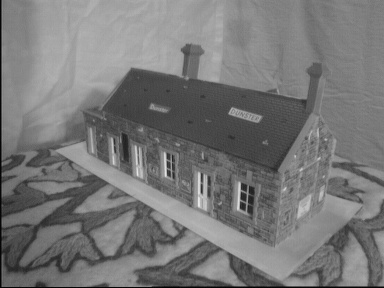
#> input picture PA3/house1.jpg, 384 x 288 px, given in place of lenna.png, which was not available
$ python A1_edge_detection.py
#> lines starting #> are read from the running program, lines starting #| are printed output that depends on the picture; pictures that were not available may be replaced by others from this repository, and a replacement may not be noted
### PA1/utils.py
import numpy as np
import math
import cv2

def normalize(img):
    return img/255

def denormalize(img):
    return img*255

def nearest_pad(img, pad_H, pad_W):
    # assert pad_H >= 0 and pad_W >= 0, "Negative values for padding height or padding width occured"
    """
    img shape : (H,W)
    kernel shape : (kernel_H, kernel_W)
    pad_H = kernel_H -1 (even number)
    pad_W = kernel_W -1 (even number)
    output shape : (H+pad_H, W+pad_W)
    """
    H,W = img.shape

    if pad_H == 0 and pad_W != 0:
        left = np.tile(img[:,0].reshape(-1,1), pad_W//2)
        right = np.tile(img[:,-1].reshape(-1,1), pad_W//2)
        ## concatenate => automatically copy inputs
        dest = np.concatenate((left, img, right), axis=1)

    elif pad_H != 0 and pad_W == 0:
        top = np.tile(img[0,:].reshape(1,-1), pad_H//2).reshape(pad_H//2,-1)
        bottom = np.tile(img[-1,:].reshape(1,-1), pad_H//2).reshape(pad_H//2,-1)
        dest = np.concatenate((top, img, bottom), axis=0)

    elif pad_H != 0 and pad_W != 0:
        left = np.tile(img[:,0].reshape(-1,1), pad_W//2)
        right = np.tile(img[:,-1].reshape(-1,1), pad_W//2)
        h_padded = np.concatenate((left, img, right), axis=1)

        top = np.tile(h_padded[0,:].reshape(1,-1), pad_H//2).reshape(pad_H//2,-1)
        bottom = np.tile(h_padded[-1,:].reshape(1,-1), pad_H//2).reshape(pad_H//2,-1)
        dest = np.concatenate((top, h_padded, bottom), axis=0)

    else:
        dest = img.copy()

    return dest

def gaussian(x, sigma):
    first_term = 1/(sigma * np.sqrt(2 * np.pi))
    second_term = np.power(np.e, -(x**2)/(2*(sigma**2)))

    return first_term * second_term

def quantize(dir):
    R,C = dir.shape
    quantized_dir = np.zeros_like(dir, dtype=int)
    bins = [i*45 for i in range(9)]
    bins[8] = 0
    for r in range(R):
        for c in range(C):
            quantized_dir[r][c] = bins[int((dir[r][c]+22.5)//45)]

    return quantized_dir

# [23 lines left out: functions bins_green, bins_green_circle, not called in this run]

### PA1/A1_image_filtering.py
import cv2
import numpy as np
import math
import time
import os
from utils import *


# [20 lines left out: function cross_correlation_1d, not called in this run]

def cross_correlation_2d(img, kernel):
    kernel_H, kernel_W = kernel.shape
    ## src: nearest-padded image
    padded = nearest_pad(img, pad_H=kernel_H-1, pad_W=kernel_W-1)
    dest = img.copy()
    H,W = dest.shape

    for r in range(H):
        for c in range(W):
            dest[r][c] = np.sum(kernel*padded[r:r+kernel_H, c:c+kernel_W])
            # dest[r][c] = np.sum(np.multiply(kernel,padded[r:r+kernel_H, c:c+kernel_W]))

    return dest


def get_gaussian_filter_1d(size, sigma):
    # assert size%2 == 1, "Size of filter should be an odd number"

    L = size//2
    kernel = np.array([gaussian(i,sigma) for i in range(-L,L+1)])
    ## normalize
    kernel /= np.sum(kernel)

    return kernel

def get_gaussian_filter_2d(size, sigma):
    # assert size % 2 == 1, "Size of filter should be an odd number"

    kernel_1d = get_gaussian_filter_1d(size,sigma).reshape(1,-1)
    kernel_2d = np.matmul(kernel_1d.T, kernel_1d)
    ## normalize
    kernel_2d /= np.sum(kernel_2d)

    return kernel_2d


# [85 lines that do not run on import are left out]

### PA1/A1_edge_detection.py
import cv2
import math
import time
import os
from utils import *
from A1_image_filtering import get_gaussian_filter_2d, cross_correlation_2d
import numpy as np
from numpy import arctan2,pi,sqrt,square,where


def compute_image_gradient(img):
    start_time = time.time()

    sobel_filter_x = np.array([
        [1, 0, -1],
        [2, 0, -2],
        [1, 0, -1]
    ])
    sobel_filter_y = sobel_filter_x.T.copy()

    dx = cross_correlation_2d(img, sobel_filter_x)
    dy = cross_correlation_2d(img,sobel_filter_y)

    mag = sqrt(square(dx) + square(dy))
    dir = arctan2(-dy,dx) * (180/pi)
    dir[where(dir<0)] += 180

    print(f"\t\tGradient Computing Time:\t{time.time()-start_time}")

    return mag, dir

def non_maximum_suppression_dir(mag,dir):
    start_time = time.time()
    R,C = mag.shape
    suppressed_mag = mag.copy()
    d_r = [0,-1,-1,-1]
    d_c = [1,1,0,-1]

    ##quantize
    ## dir-dtype : float | quantized_dir-dtype : int
    quantized_dir = quantize(dir)

    for r in range(R):
        for c in range(C):
            idx = (quantized_dir[r][c] // 45) % 4
            n_r = r + d_r[idx]
            n_c = c + d_c[idx]
            if (0 <= n_r < R) and (0 <= n_c < C):
                if mag[r][c] < mag[n_r][n_c]:
                    suppressed_mag[r][c] = 0.0

            n_r = r - d_r[idx]
            n_c = c - d_c[idx]
            if (0 <= n_r < R) and (0 <= n_c < C):
                if mag[r][c] < mag[n_r][n_c]:
                    suppressed_mag[r][c] = 0.0


    print(f"\t\tNMS Time:\t{time.time() - start_time}")

    return suppressed_mag


if __name__ == "__main__":
    names = ["lenna", "shapes"]
    dirs = ["./A1_Images/lenna.png", "./A1_Images/shapes.png"]
    imgs = [normalize(cv2.imread(dir, cv2.IMREAD_GRAYSCALE)) for dir in dirs]
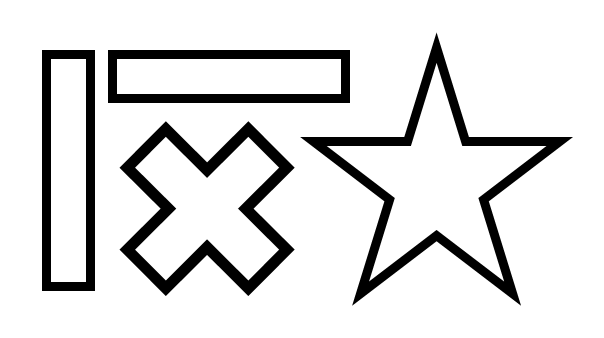
#> input picture PA1/A1_Images/shapes.png, 604 x 338 px
#> imgs = 2 items
    magnitudes = imgs.copy()
#> magnitudes = 2 items
    dirs = imgs.copy()
#> dirs = 2 items

    if not os.path.exists("result"):
        os.makedirs("result")

    print("2-1")
    print("\tFirst apply gaussian filter (7,1.5) to images\n")
    for i in range(len(imgs)):
        gaussian_filter = get_gaussian_filter_2d(size=7, sigma=1.5)
        imgs[i] = cross_correlation_2d(imgs[i], gaussian_filter)
#> this loop made 2 passes
#> (kernel_H in cross_correlation_2d, kernel_W in cross_correlation_2d) on passes 1 to 2: (7, 7), (7, 7)
#> pass 1, in nearest_pad, `dest = np.concatenate((top, h_padded, bottom), axis=0)`:
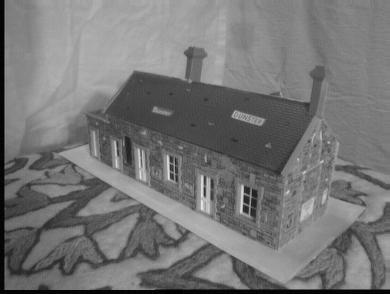
#> dest: shape (294, 390) float64; min 0, max 0.91, mean 0.461
        # cv2.imshow(f"part_2_gaussian_filtered_{names[i]}", imgs[i])
        # cv2.waitKey(0)
        # cv2.destroyAllWindows()

    print("2-2")
    for i in range(len(imgs)):
        print(f"\t<{names[i]}>")
        magnitudes[i], dirs[i] = compute_image_gradient(imgs[i])
        cv2.imwrite(f"./result/part_2_edge_raw_{names[i]}.png", denormalize(magnitudes[i]))
        cv2.imshow(f"part_2_edge_raw_{names[i]}", magnitudes[i])
        cv2.waitKey(0)
        cv2.destroyAllWindows()
#> this loop made 2 passes
#> (sobel_filter_x in compute_image_gradient, sobel_filter_y in compute_image_gradient) on passes 1 to 2: ([[1, 0, -1], [2, 0, -2], [1, 0, -1]], [[1, 2, 1], [0, 0, 0], [-1, -2, -1]]), ([[1, 0, -1], [2, 0, -2], [1, 0, -1]], [[1, 2, 1], [0, 0, 0], [-1, -2, -1]])
#| 	<lenna>
#| 	<shapes>
#> pass 1, in compute_image_gradient, `dx = cross_correlation_2d(img, sobel_filter_x)`:
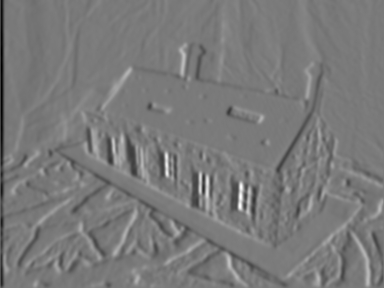
#> dx: shape (288, 384) float64; min -1.03, max 1.11, mean -0.00734; drawn with min black and max white

    print()
    print("2-3")
    for i in range(len(imgs)):
        print(f"\t<{names[i]}>")
        suppressed_magnitude = non_maximum_suppression_dir(magnitudes[i], dirs[i])
        cv2.imwrite(f"./result/part_2_edge_sup_{names[i]}.png", denormalize(suppressed_magnitude))
        cv2.imshow(f"part_2_edge_sup_{names[i]}", suppressed_magnitude)
        cv2.waitKey(0)
        cv2.destroyAllWindows()
#> this loop made 2 passes
#> (d_r in non_maximum_suppression_dir, d_c in non_maximum_suppression_dir) on passes 1 to 2: ([0, -1, -1, -1], [1, 1, 0, -1]), ([0, -1, -1, -1], [1, 1, 0, -1])
#| 	<lenna>
#| 	<shapes>
#> pass 1, in non_maximum_suppression_dir, `suppressed_mag = mag.copy()`:
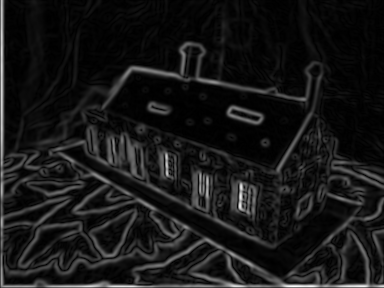
#> suppressed_mag: shape (288, 384) float64; min 1.48e-05, max 1.2, mean 0.111; drawn with min black and max white
#> pass 1, in non_maximum_suppression_dir, `quantized_dir = quantize(dir)`:
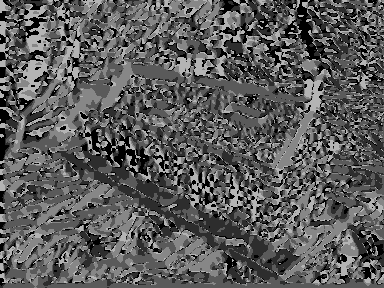
#> quantized_dir: shape (288, 384) int64; min 0, max 180, mean 90.8
#> pass 1, `suppressed_magnitude = non_maximum_suppression_dir(magnitudes[i], dirs..`:
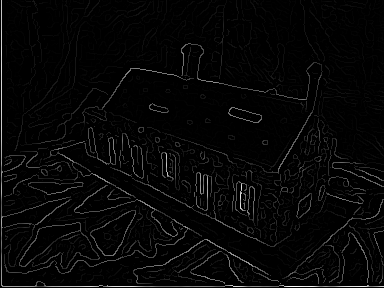
#> suppressed_magnitude: shape (288, 384) float64; min 0, max 1.2, mean 0.0327; drawn with min black and max white
#> after the loop:
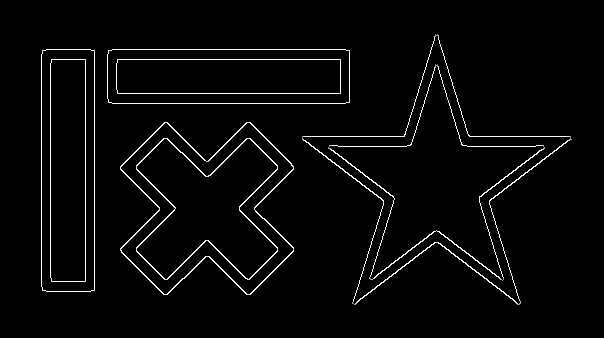
#> suppressed_magnitude: shape (338, 604) float64; min 0, max 1.99, mean 0.0587; drawn with min black and max white
